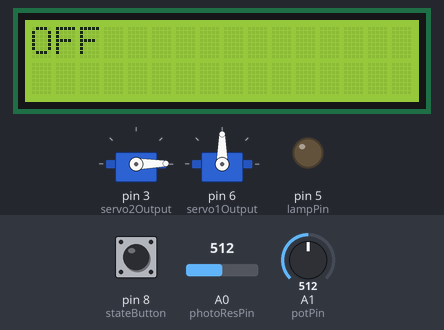
The sketch below on a simulated Arduino Uno, built with avr-gcc and run on an emulated ATmega328P. Shown: 16×2 character LCD, 2 × servo, output pins drawn as LEDs (lit = HIGH). Inputs (shaded band) come from the test bench; at power-on: pin 8 (stateButton) LOW, A0 (photoResPin) = 512, A1 (potPin) = 512. What the sketch prints to the serial monitor is not drawn.

Above: at 2.8 s.
2.9 s: pin 8 (stateButton) pulled HIGH for 1 s
At 4.2 s:
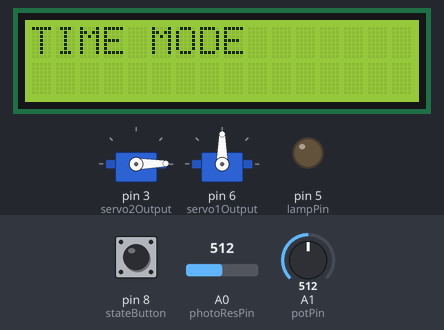
5.4 s: pin 8 (stateButton) pulled HIGH for 3.2 s
At 9.5 s:
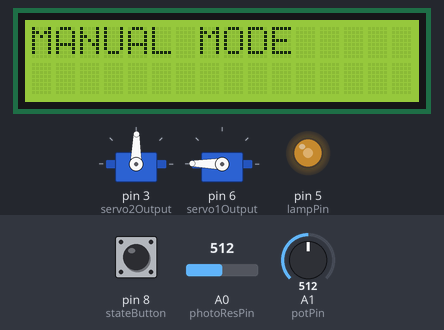
10.1 s: pin 8 (stateButton) pulled HIGH for 1 s
At 11.5 s:
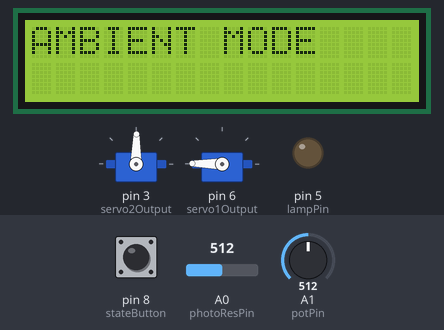
12.6 s: A0 (photoResPin) set to 486
At 13.4 s:
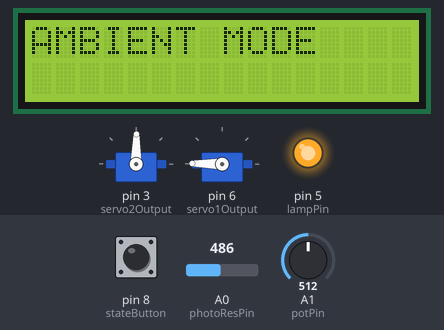
14.1 s: pin 8 (stateButton) pulled HIGH for 3.2 s
At 14.63 s:
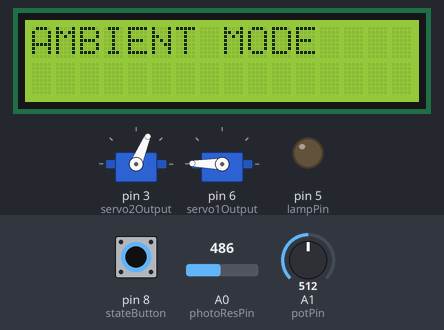
18.8 s: pin 8 (stateButton) pulled HIGH for 0.15 s
At 20.1 s:
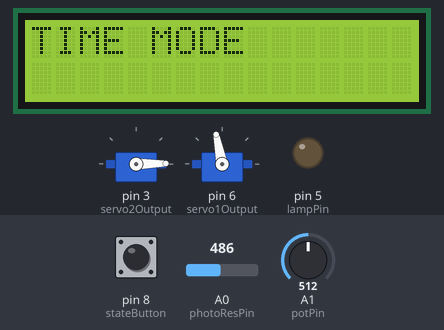
Timing chart, 0 to 21.4 s (numbered marks = the images above; inputs shaded):
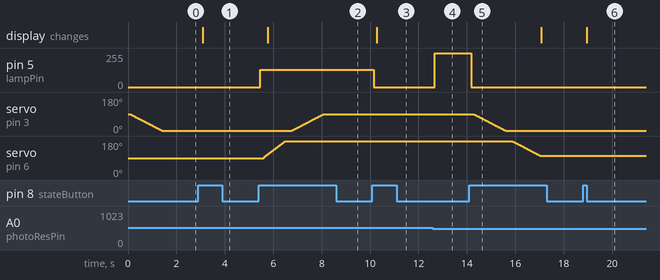

Measured:
- the behaviour switches between 500 and 499 on A0 (photoResPin) (found by bisection; images 3 and 4)
- after the input at 2.9 s, the display: changes after 0.19 s (image 1)
- after the input at 5.4 s, pin 5 (lampPin): 0/255 → 128/255 after 0.07 s; servo on pin 3 (servo2Output): moves from 1° to 89° over 1.3 s, starting after 1.4 s; servo on pin 6 (servo1Output): moves from 90° to 179° over 0.89 s, starting after 0.20 s; the display: changes after 0.37 s (image 2)
- after the input at 10.1 s, pin 5 (lampPin): 128/255 → 0/255 after 0.06 s; the display: changes after 0.17 s (image 3)
- after the input at 12.6 s, pin 5 (lampPin): 0/255 → 255/255 after 0.07 s
- after the input at 14.1 s, pin 5 (lampPin): 255/255 → 0/255 after 0.07 s; servo on pin 3 (servo2Output): moves from 89° to 1° over 1.3 s, starting after 0.20 s; servo on pin 6 (servo1Output): moves from 179° to 101° over 1.1 s, starting after 1.8 s
- after the input at 18.8 s, the display: changes after 0.16 s (image 6)

The sketch:

Lamp.ino
```cpp
#include <LiquidCrystal_I2C.h>
#include <Wire.h>
#include <Servo.h>

bool isExtended = false;

/*servo classes*/
Servo servo1;  // create servo object to control the first servo
Servo servo2;  // create servo object to control the second servo

/*output pins*/
int lampPin = 5;
int servo1Output = 6;
int servo2Output = 3;

/*input pins*/
int potPin = 1; // pot //analog
int photoResPin = 0; // photoresistor //analog
int stateButton = 8; // digital pin

/*LCD call*/
LiquidCrystal_I2C lcd(0x27,  16, 2);

/*servo positions*/
int servo1Pos = 0; // servo1 pos
int servo2Pos = 0; // servo2 pos
bool servo1Finished = false;

/*button states*/
int buttonState = 0;
int prvButtonState = 0;
bool isPressed = false;

/*button press counter*/
int buttonCount = 0;

/*potValue and photoresistor values*/
int potValue = 0;
int pResValue = 0;

/*setups*/
void setup() {
  Serial.begin(9600);
  /*LCD setup*/
  lcd.init();
  lcd.backlight();
  lcd.setCursor(0,0);
  lcd.print("OFF");
  retractArm();
  /*pin modes*/
  pinMode(stateButton, INPUT);
  pinMode(photoResPin, INPUT);
  pinMode(lampPin, OUTPUT);
}

/*loop*/
void loop() {
  // put your main code here, to run repeatedly:
  control();
  delay(100);
}

/*mode handling, display binary LED here as well*/
void control() {
  buttonState = digitalRead(stateButton);
  if (buttonState != prvButtonState) {
    if (buttonState == HIGH) {
      buttonCount++;
      analogWrite(lampPin, 0); // analogRead values go from 0 to 1023, analogWrite values from 0 to 255
    }
  }
  switch(buttonCount) {
    case 0: //off
      //light off, stow away, if not already
      //if(isExtended)

      //display state
      if (buttonState == 1 && prvButtonState == 1) {
        retractArm();
        lcd.clear();
        lcd.print("OFF");
      }
      isPressed = false;
      break;
    case 1: //time
      //time function

      //display state
      if (buttonState == 1 && prvButtonState == 1) {
        lcd.clear();
        lcd.print("TIME MODE");

      }
      isPressed = false;
      break;
    case 2: //manual
      //potentiometer brightness

      potValue = analogRead(potPin);  // read the input pin
      analogWrite(lampPin, potValue/4); // analogRead values go from 0 to 1023, analogWrite values from 0 to 255
      Serial.println(potValue);
      //display state

      if (buttonState == 1 && prvButtonState == 1) {
        lcd.clear();
        lcd.print("MANUAL MODE");
        extendArm();
      }

      isPressed = false;
      break;
    case 3: //ambient
      //photoresitor code

      pResValue = analogRead(photoResPin);
      if (pResValue < 500)
        analogWrite(lampPin, 255);
      else
        analogWrite(lampPin, 0);
      //display state

      if (buttonState == 1 && prvButtonState == 1) {
        lcd.clear();
        lcd.print("AMBIENT MODE");
      }
      isPressed = false;
      break;
    default:
      buttonCount = 0;
      break;
  }
  prvButtonState = buttonState;
}

/*extend*/
void extendArm() {
  servo1.attach(servo1Output);  // attaches the servo on servo1output to the servo object
  servo1Activate(); // Activates Servo 1

  delay(250);  // Wait after activation sequence is complete

  servo2.attach(servo2Output); // attaches the servo on servo2output to the servo object
  servo2Activate(); // Activates Servo 2
}

/*retract*/
void retractArm() {
  servo2.attach(servo2Output); // attaches the servo on servo2output to the servo object
  servo2Deactivate(); // Activates Servo 2

  delay(250);

  servo1.attach(servo1Output);  // attaches the servo on servo1output to the servo object
  servo1Deactivate(); // Activates Servo 1
}

// Activates Servo 1 by making it rotate 180 degrees
void servo1Activate() {
  for (servo1Pos = servo1.read(); servo1Pos < 180; servo1Pos++) { // goes from 0 degrees to 180 degrees
    servo1.write(servo1Pos);              // tell servo1 to go to position in variable 'pos1'
    delay(10);
  }
}

void servo1Deactivate() {
  for (servo1Pos = servo1.read(); servo1Pos > 100; servo1Pos--) { // goes from 0 degrees to 180 degrees
    servo1.write(servo1Pos);              // tell servo1 to go to position in variable 'pos1'
    delay(15);
  }
}

/*servo 2 extend*/
void servo2Activate() {
  for (servo2Pos = servo2.read(); servo2Pos < 90; servo2Pos++) { // goes from 0 degrees to 90 degrees
    servo2.write(servo2Pos);              // tell servo2 to go to position in variable 'pos2'
    delay(15);
  }
}

/*servo 2 retract*/
void servo2Deactivate() {
  for (servo2Pos = servo2.read(); servo2Pos > 0; servo2Pos--) { // goes from 0 degrees to 90 degrees
    servo2.write(servo2Pos);              // tell servo2 to go to position in variable 'pos2'
    delay(15);
  }
}
```
